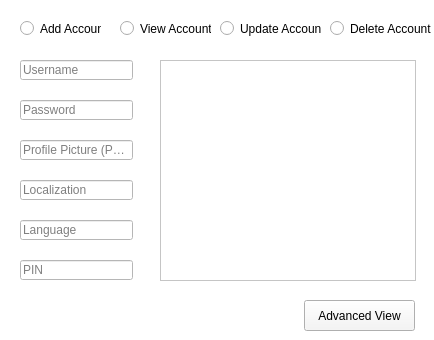
<?xml version="1.0" encoding="UTF-8"?>
<ui version="4.0">
 <class>accountManager</class>
 <widget class="QWidget" name="accountManager">
  <property name="geometry">
   <rect>
    <x>0</x>
    <y>0</y>
    <width>434</width>
    <height>340</height>
   </rect>
  </property>
  <property name="minimumSize">
   <size>
    <width>434</width>
    <height>340</height>
   </size>
  </property>
  <property name="maximumSize">
   <size>
    <width>434</width>
    <height>340</height>
   </size>
  </property>
  <property name="windowTitle">
   <string>Maplestory Manager - Account</string>
  </property>
  <property name="styleSheet">
   <string notr="true">background-color: rgb(255, 255, 255);</string>
  </property>
  <widget class="QRadioButton" name="createRadioButton">
   <property name="geometry">
    <rect>
     <x>20</x>
     <y>20</y>
     <width>81</width>
     <height>17</height>
    </rect>
   </property>
   <property name="text">
    <string>Add Account</string>
   </property>
  </widget>
  <widget class="QRadioButton" name="readRadioButton">
   <property name="geometry">
    <rect>
     <x>120</x>
     <y>20</y>
     <width>91</width>
     <height>17</height>
    </rect>
   </property>
   <property name="text">
    <string>View Account</string>
   </property>
  </widget>
  <widget class="QRadioButton" name="updateRadioButton">
   <property name="geometry">
    <rect>
     <x>220</x>
     <y>20</y>
     <width>101</width>
     <height>17</height>
    </rect>
   </property>
   <property name="text">
    <string>Update Account</string>
   </property>
  </widget>
  <widget class="QRadioButton" name="deleteRadioButton">
   <property name="geometry">
    <rect>
     <x>330</x>
     <y>20</y>
     <width>101</width>
     <height>17</height>
    </rect>
   </property>
   <property name="text">
    <string>Delete Account</string>
   </property>
  </widget>
  <widget class="QLineEdit" name="username">
   <property name="geometry">
    <rect>
     <x>20</x>
     <y>60</y>
     <width>113</width>
     <height>20</height>
    </rect>
   </property>
   <property name="text">
    <string/>
   </property>
   <property name="placeholderText">
    <string>Username</string>
   </property>
  </widget>
  <widget class="QLineEdit" name="password">
   <property name="geometry">
    <rect>
     <x>20</x>
     <y>100</y>
     <width>113</width>
     <height>20</height>
    </rect>
   </property>
   <property name="text">
    <string/>
   </property>
   <property name="placeholderText">
    <string>Password</string>
   </property>
  </widget>
  <widget class="QLineEdit" name="profilePicture">
   <property name="geometry">
    <rect>
     <x>20</x>
     <y>140</y>
     <width>113</width>
     <height>20</height>
    </rect>
   </property>
   <property name="text">
    <string/>
   </property>
   <property name="placeholderText">
    <string>Profile Picture (PATH)</string>
   </property>
  </widget>
  <widget class="QLineEdit" name="localization">
   <property name="geometry">
    <rect>
     <x>20</x>
     <y>180</y>
     <width>113</width>
     <height>20</height>
    </rect>
   </property>
   <property name="text">
    <string/>
   </property>
   <property name="placeholderText">
    <string>Localization</string>
   </property>
  </widget>
  <widget class="QLineEdit" name="preferredLanguage">
   <property name="geometry">
    <rect>
     <x>20</x>
     <y>220</y>
     <width>113</width>
     <height>20</height>
    </rect>
   </property>
   <property name="text">
    <string/>
   </property>
   <property name="placeholderText">
    <string>Language</string>
   </property>
  </widget>
  <widget class="QLineEdit" name="pin">
   <property name="geometry">
    <rect>
     <x>20</x>
     <y>260</y>
     <width>113</width>
     <height>20</height>
    </rect>
   </property>
   <property name="text">
    <string/>
   </property>
   <property name="placeholderText">
    <string>PIN</string>
   </property>
  </widget>
  <widget class="QListView" name="output">
   <property name="geometry">
    <rect>
     <x>160</x>
     <y>60</y>
     <width>256</width>
     <height>221</height>
    </rect>
   </property>
  </widget>
  <widget class="QPushButton" name="advancedViewButton">
   <property name="geometry">
    <rect>
     <x>304</x>
     <y>300</y>
     <width>111</width>
     <height>31</height>
    </rect>
   </property>
   <property name="styleSheet">
    <string notr="true">background-color: rgb(245, 245, 245);</string>
   </property>
   <property name="text">
    <string>Advanced View</string>
   </property>
  </widget>
 </widget>
 <resources/>
 <connections/>
</ui>
